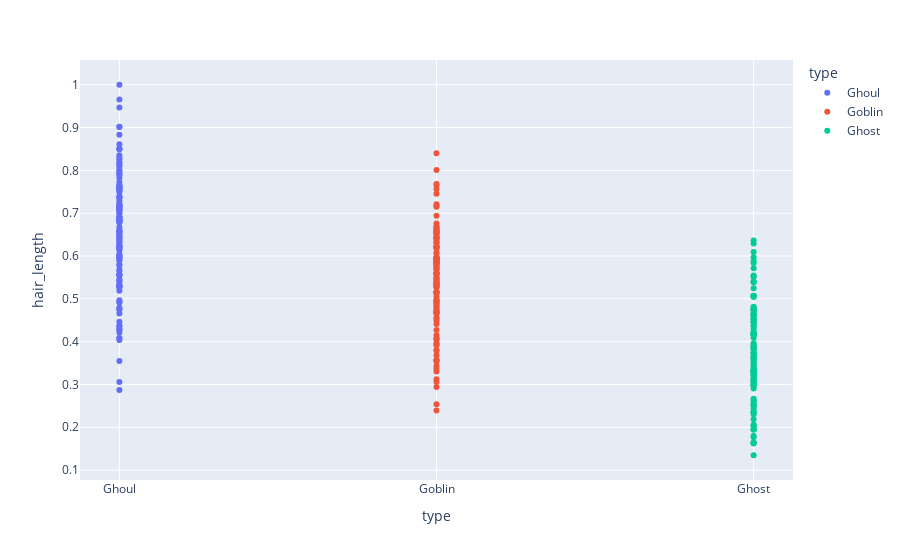

Here is the notebook cell this chart was saved with:
### Code cell
# Tomando 'hair_length'
px.scatter(Datos,x='type',y='hair_length',color='type')

### Figure 1 — Plotly figure (JSON) as saved in the notebook; plotly's stock layout.template omitted (floating-point values rounded to 4 significant figures; data arrays with more than 128 entries replaced by an {"elided": "..."} marker saying what was removed)
{"data": [{"hovertemplate": "type=%{x}<br>hair_length=%{y}<extra></extra>", "legendgroup": "Ghoul", "marker": {"color": "#636efa", "symbol": "circle"}, "mode": "markers", "name": "Ghoul", "orientation": "v", "showlegend": true, "type": "scatter", "x": {"elided": "129 str values"}, "xaxis": "x", "y": {"elided": "129 float values"}, "yaxis": "y"}, {"hovertemplate": "type=%{x}<br>hair_length=%{y}<extra></extra>", "legendgroup": "Goblin", "marker": {"color": "#EF553B", "symbol": "circle"}, "mode": "markers", "name": "Goblin", "orientation": "v", "showlegend": true, "type": "scatter", "x": ["Goblin", "Goblin", "Goblin", "Goblin", "Goblin", "Goblin", "Goblin", "Goblin", "Goblin", "Goblin", "Goblin", "Goblin", "Goblin", "Goblin", "Goblin", "Goblin", "Goblin", "Goblin", "Goblin", "Goblin", "Goblin", "Goblin", "Goblin", "Goblin", "Goblin", "Goblin", "Goblin", "Goblin", "Goblin", "Goblin", "Goblin", "Goblin", "Goblin", "Goblin", "Goblin", "Goblin", "Goblin", "Goblin", "Goblin", "Goblin", "Goblin", "Goblin", "Goblin", "Goblin", "Goblin", "Goblin", "Goblin", "Goblin", "Goblin", "Goblin", "Goblin", "Goblin", "Goblin", "Goblin", "Goblin", "Goblin", "Goblin", "Goblin", "Goblin", "Goblin", "Goblin", "Goblin", "Goblin", "Goblin", "Goblin", "Goblin", "Goblin", "Goblin", "Goblin", "Goblin", "Goblin", "Goblin", "Goblin", "Goblin", "Goblin", "Goblin", "Goblin", "Goblin", "Goblin", "Goblin", "Goblin", "Goblin", "Goblin", "Goblin", "Goblin", "Goblin", "Goblin", "Goblin", "Goblin", "Goblin", "Goblin", "Goblin", "Goblin", "Goblin", "Goblin", "Goblin", "Goblin", "Goblin", "Goblin", "Goblin", "Goblin", "Goblin", "Goblin", "Goblin", "Goblin", "Goblin", "Goblin", "Goblin", "Goblin", "Goblin", "Goblin", "Goblin", "Goblin", "Goblin", "Goblin", "Goblin", "Goblin", "Goblin", "Goblin", "Goblin", "Goblin", "Goblin", "Goblin", "Goblin", "Goblin"], "xaxis": "x", "y": [0.5314, 0.4414, 0.6184, 0.2392, 0.4845, 0.7457, 0.4978, 0.6759, 0.6696, 0.6049, 0.4081, 0.5272, 0.5925, 0.3301, 0.5695, 0.4667, 0.6312, 0.5869, 0.4148, 0.4772, 0.5687, 0.4654, 0.6196, 0.4925, 0.539, 0.5799, 0.6565, 0.53, 0.6235, 0.6644, 0.3679, 0.5159, 0.468, 0.4689, 0.3367, 0.6588, 0.3056, 0.644, 0.2942, 0.4827, 0.5814, 0.4535, 0.4924, 0.6504, 0.3561, 0.5276, 0.5595, 0.8006, 0.312, 0.548, 0.5132, 0.3537, 0.6539, 0.3937, 0.717, 0.5844, 0.3964, 0.5381, 0.4743, 0.5968, 0.5864, 0.6302, 0.3918, 0.6209, 0.4036, 0.5588, 0.7651, 0.3787, 0.5154, 0.4068, 0.3807, 0.4273, 0.5955, 0.5158, 0.4711, 0.6547, 0.5898, 0.6416, 0.7207, 0.4566, 0.449, 0.6218, 0.5865, 0.3574, 0.2535, 0.5058, 0.5459, 0.5613, 0.6397, 0.4888, 0.6425, 0.5333, 0.5147, 0.5594, 0.609, 0.5842, 0.5353, 0.7683, 0.3428, 0.621, 0.5769, 0.5911, 0.7566, 0.6943, 0.5496, 0.5959, 0.5418, 0.6348, 0.6539, 0.5829, 0.6585, 0.6668, 0.5956, 0.5926, 0.496, 0.5745, 0.715, 0.5557, 0.6448, 0.5362, 0.572, 0.5586, 0.4974, 0.84, 0.6606], "yaxis": "y"}, {"hovertemplate": "type=%{x}<br>hair_length=%{y}<extra></extra>", "legendgroup": "Ghost", "marker": {"color": "#00cc96", "symbol": "circle"}, "mode": "markers", "name": "Ghost", "orientation": "v", "showlegend": true, "type": "scatter", "x": ["Ghost", "Ghost", "Ghost", "Ghost", "Ghost", "Ghost", "Ghost", "Ghost", "Ghost", "Ghost", "Ghost", "Ghost", "Ghost", "Ghost", "Ghost", "Ghost", "Ghost", "Ghost", "Ghost", "Ghost", "Ghost", "Ghost", "Ghost", "Ghost", "Ghost", "Ghost", "Ghost", "Ghost", "Ghost", "Ghost", "Ghost", "Ghost", "Ghost", "Ghost", "Ghost", "Ghost", "Ghost", "Ghost", "Ghost", "Ghost", "Ghost", "Ghost", "Ghost", "Ghost", "Ghost", "Ghost", "Ghost", "Ghost", "Ghost", "Ghost", "Ghost", "Ghost", "Ghost", "Ghost", "Ghost", "Ghost", "Ghost", "Ghost", "Ghost", "Ghost", "Ghost", "Ghost", "Ghost", "Ghost", "Ghost", "Ghost", "Ghost", "Ghost", "Ghost", "Ghost", "Ghost", "Ghost", "Ghost", "Ghost", "Ghost", "Ghost", "Ghost", "Ghost", "Ghost", "Ghost", "Ghost", "Ghost", "Ghost", "Ghost", "Ghost", "Ghost", "Ghost", "Ghost", "Ghost", "Ghost", "Ghost", "Ghost", "Ghost", "Ghost", "Ghost", "Ghost", "Ghost", "Ghost", "Ghost", "Ghost", "Ghost", "Ghost", "Ghost", "Ghost", "Ghost", "Ghost", "Ghost", "Ghost", "Ghost", "Ghost", "Ghost", "Ghost", "Ghost", "Ghost", "Ghost", "Ghost", "Ghost"], "xaxis": "x", "y": [0.4186, 0.4173, 0.1796, 0.5547, 0.5246, 0.3737, 0.2493, 0.2363, 0.4791, 0.474, 0.4638, 0.5066, 0.2349, 0.2187, 0.5517, 0.3854, 0.3411, 0.2438, 0.3387, 0.4611, 0.2052, 0.4812, 0.2907, 0.3239, 0.3651, 0.3219, 0.3208, 0.4515, 0.3139, 0.3965, 0.2306, 0.358, 0.4765, 0.4342, 0.3067, 0.3901, 0.3291, 0.3284, 0.4626, 0.4631, 0.5405, 0.4377, 0.3572, 0.5972, 0.3817, 0.4741, 0.4748, 0.5876, 0.3201, 0.3849, 0.3837, 0.253, 0.3725, 0.4467, 0.1626, 0.3105, 0.4154, 0.3339, 0.2357, 0.4285, 0.2666, 0.2592, 0.4217, 0.1769, 0.1627, 0.5063, 0.3606, 0.3138, 0.1641, 0.3533, 0.3489, 0.1944, 0.552, 0.3039, 0.3074, 0.4164, 0.2051, 0.2523, 0.3325, 0.4532, 0.1954, 0.4089, 0.1643, 0.5044, 0.3308, 0.3919, 0.2635, 0.309, 0.3665, 0.6363, 0.1346, 0.1951, 0.5386, 0.3744, 0.4459, 0.2986, 0.3288, 0.5074, 0.4575, 0.5712, 0.3634, 0.4149, 0.3443, 0.3315, 0.5072, 0.4192, 0.4436, 0.6094, 0.6291, 0.4688, 0.2992, 0.2995, 0.2968, 0.2031, 0.3345, 0.5392, 0.5835], "yaxis": "y"}], "layout": {"legend": {"title": {"text": "type"}, "tracegroupgap": 0}, "margin": {"t": 60}, "xaxis": {"anchor": "y", "categoryarray": ["Ghoul", "Goblin", "Ghost"], "categoryorder": "array", "domain": [0, 1], "title": {"text": "type"}}, "yaxis": {"anchor": "x", "domain": [0, 1], "title": {"text": "hair_length"}}}}
